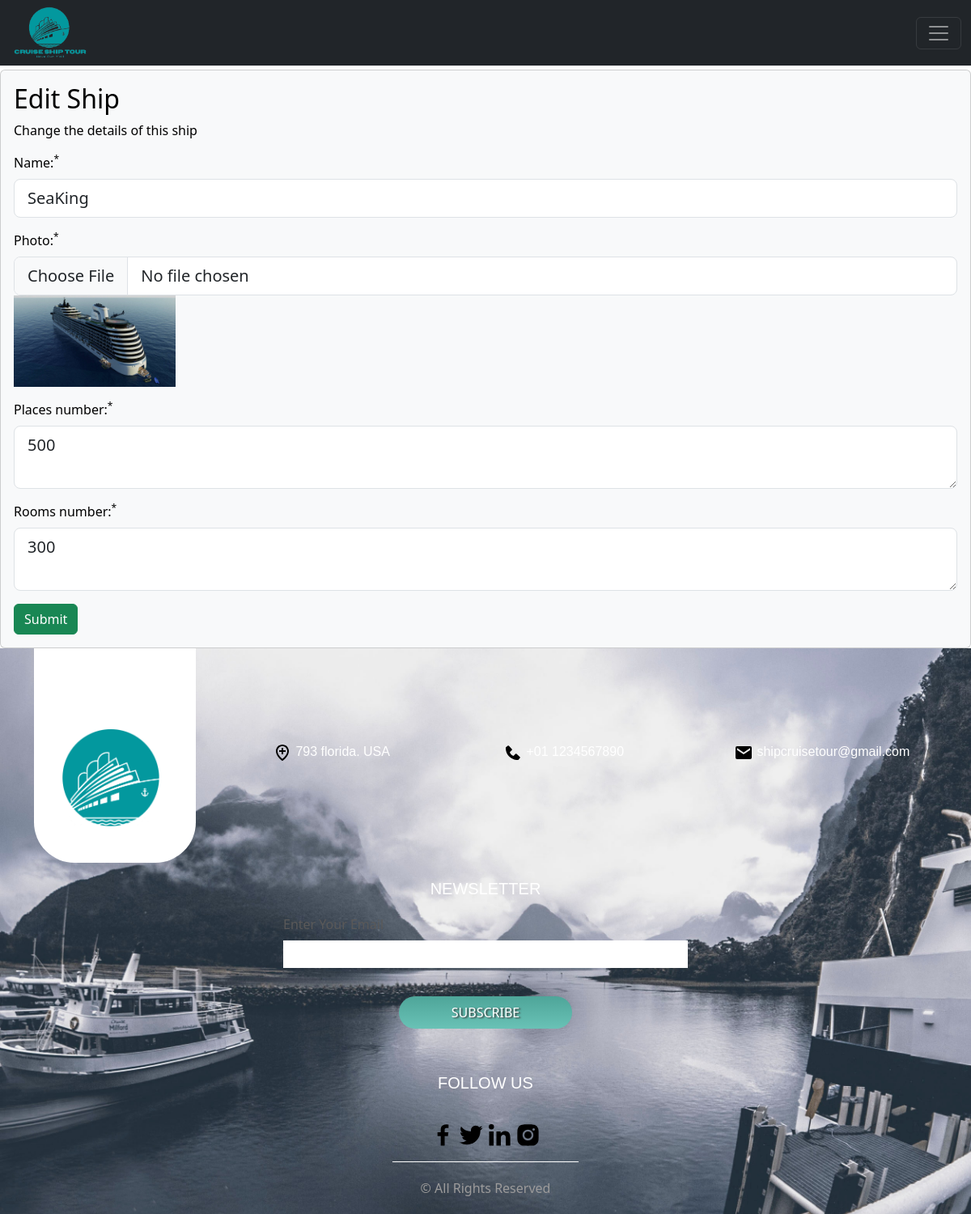
The app's page /ships/edit/25 (signed in), older data.
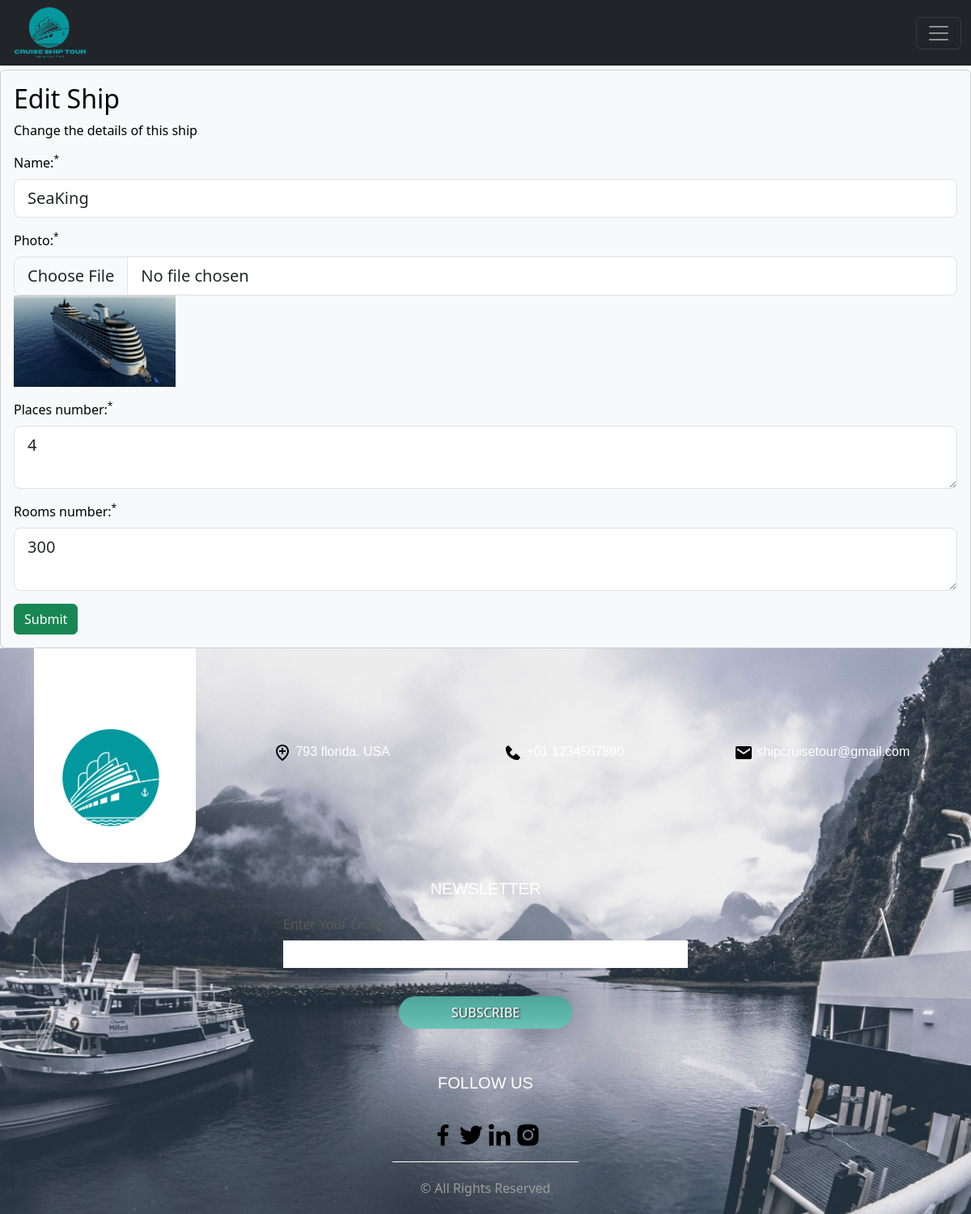
The same page, newer data.
### tables this page shows
CREATE TABLE `ships` (
  `id` int(2) NOT NULL,
  `nom` varchar(20) NOT NULL,
  `nombre_chambres` int(2) NOT NULL,
  `nombre_places` int(2) NOT NULL,
  `image` varchar(255) NOT NULL
);

### app/libraries/Core.php (called while the page is built, shortened)
<?php
  class Core {
    protected $currentMethod = 'index';
    public function __construct(){
      $url = $this->getUrl();
            if(file_exists('../app/controllers/'.ucwords($url[0]).'.php')){
        unset($url[0]);
      }
      $this->currentController = new $this->currentController;
      if(isset($url[1])){
        if(method_exists($this->currentController, $url[1])){
          $this->currentMethod = $url[1];
          unset($url[1]);
        }
      }
      $this->params = $url ? array_values($url) : [];
      call_user_func_array([$this->currentController, $this->currentMethod], $this->params);
    }
    public function getUrl(){
        if(isset($_GET['url'])){
          $url = rtrim($_GET['url'], '/');
          $url = filter_var($url, FILTER_SANITIZE_URL);
          $url = explode('/', $url);
          return $url;
        }
    }
  }

### public/index.php (called while the page is built, shortened)
<?php
  $init = new Core;

### app/libraries/Database.php (called while the page is built, shortened)
<?php
class Database {
	private $host = DB_HOST;
	private $user = DB_USER;
	private $pass = DB_PASS;
	private $dbname = DB_NAME;
	private $dbh;
	private $stmt;
	public function __construct() {
		$dsn = 'mysql:host=' . $this->host . ';dbname=' . $this->dbname;
		$options = array (
			PDO::ATTR_PERSISTENT => true,
			PDO::ATTR_ERRMODE => PDO::ERRMODE_EXCEPTION
		);
		try {
			$this->dbh = new PDO ($dsn, $this->user, $this->pass, $options);
		}
		catch ( PDOException $e ) {
			$this->error = $e->getMessage();
		}
	}
	public function query($query) {
		 $this->stmt = $this->dbh->prepare($query);
	}
	public function bind($param, $value, $type = null) {
		if (is_null ($type)) {
			switch (true) {
				default :
					$type = PDO::PARAM_STR;
			}
		}
		$this->stmt->bindValue($param, $value, $type);
	}
	public function execute(){
		return $this->stmt->execute();
	}
	public function single(){
		$this->execute();
		return $this->stmt->fetch(PDO::FETCH_OBJ);
	}
}

### app/models/Ship.php (called while the page is built, shortened)
<?php
  class Ship {
    private $db;
    public function __construct(){
      $this->db = new Database;
    }
    public function getShipById($id){
      $this->db->query('SELECT * FROM ships WHERE id = :id');
      $this->db->bind(':id', $id);
      $row = $this->db->single();
      return $row;
    }
  }

### app/views/ships/edit.php (the view, shortened to what this page needs)
<?php require APPROOT . '/views/inc/header.php'; ?>
<div class="editShip">
<a href="<?php echo URLROOT; ?>/ships/index" class="btn btn-light"><i class="fa fa-backward" aria-hidden="true"></i> Back</a>
      <div class="card card-body bg-light mt-5">
        <h2>Edit Ship</h2>
        <p>Change the details of this ship</p>
        <form action="<?= URLROOT; ?>/ships/edit/<?= $data['id']; ?>" method="post" enctype="multipart/form-data">
          <div class="form-group">
              <label>Name:<sup>*</sup></label>
              <input type="text" name="nom" class="form-control form-control-lg <?= (!empty($data['nom_err'])) ? 'is-invalid' : ''; ?>" value="<?= $data['nom']; ?>">
          </div>
          <div class="form-group">
              <label>Photo:<sup>*</sup></label>
              <input type="file" name="image" class="form-control form-control-lg <?php echo (!empty($data['image_err'])) ? 'is-invalid' : ''; ?>">
              <div>
                 <img src="<?= URLROOT."/".$data['image'] ?>" width="200px"/>
            </div>
          </div>
          <div class="form-group">
              <label>Places number:<sup>*</sup></label>
              <textarea name="nombreplaces" class="form-control form-control-lg <?= (!empty($data['nombreplaces_err'])) ? 'is-invalid' : ''; ?>"><?= $data['nombre_places']; ?></textarea>
          </div>
          <div class="form-group">
              <label>Rooms number:<sup>*</sup></label>
              <textarea name="nombrechambres" class="form-control form-control-lg <?php echo (!empty($data['nombrechambres_err'])) ? 'is-invalid' : ''; ?>"><?= $data['nombre_chambres']; ?></textarea>
          </div>
          <input type="submit" class="btn btn-success" value="Submit">
        </form>
      </div>
      </div>
<?php require APPROOT . '/views/inc/footer.php'; ?>

Row changes from the older to the newer data that the page shows:
changed ships "SeaKing": nombreplaces "500" → "4"
